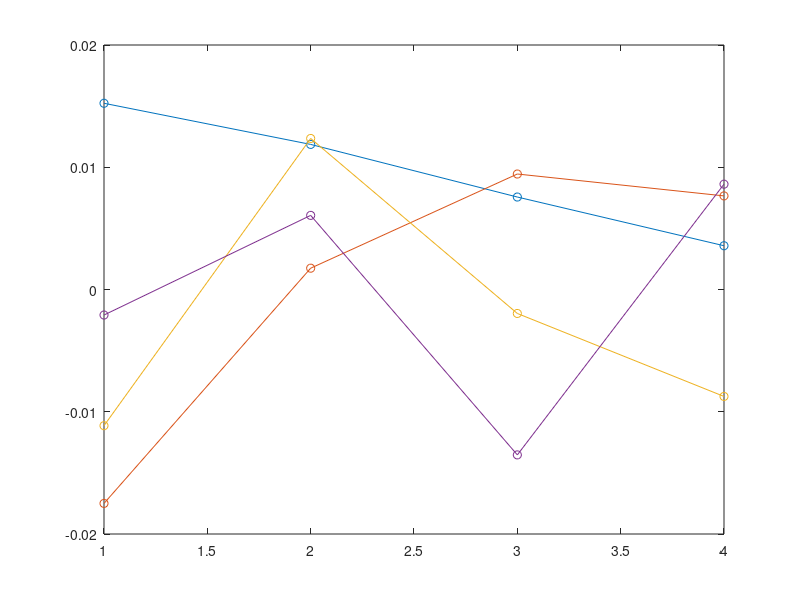

This chart was generated by the following MATLAB code:
% Modal Analysis
% Homework 1
% 12.September.2018
% Andrew S. Johnson

% Housekeeping
clear
clc
clf

% Calculated Element Dimensions and Properties
m1 = 1500;      % Kilograms
k1 = 400000 * 2;  % N/M

m2 = 3000;      % Kilograms
k2 = 800000 * 2;  % N/M

m3 = 3000;      % Kilograms
k3 = 1200000 * 2;  % N/M

m4 = 4500;      % Kilograms
k4 = 1600000 * 2;  % N/M

% Mass Matrix
M = [m1 0 0 0;
     0 m2 0 0;
     0 0 m3 0;
     0 0 0 m4];

 % Stiffness Matrix
 K = [k1 -k1 0 0;
      -k1 k1+k2 -k2 0;
      0 -k2 k2+k3 -k3;
      0 0 -k3 k3+k4];
  
  % Eigenland
  [V, D] = eig(K, M);
  
  % Natural Frequencies
  for i=1:4
      F(i) = sqrt(D(i,i))/(2*pi);
  end
  disp('Natural Frequencies (Hz):');
  disp(F);
  
  X = linspace(1, 4, 4);
  for i=1:4
    plot(X, V(:,i), 'o-');
    hold on
  end